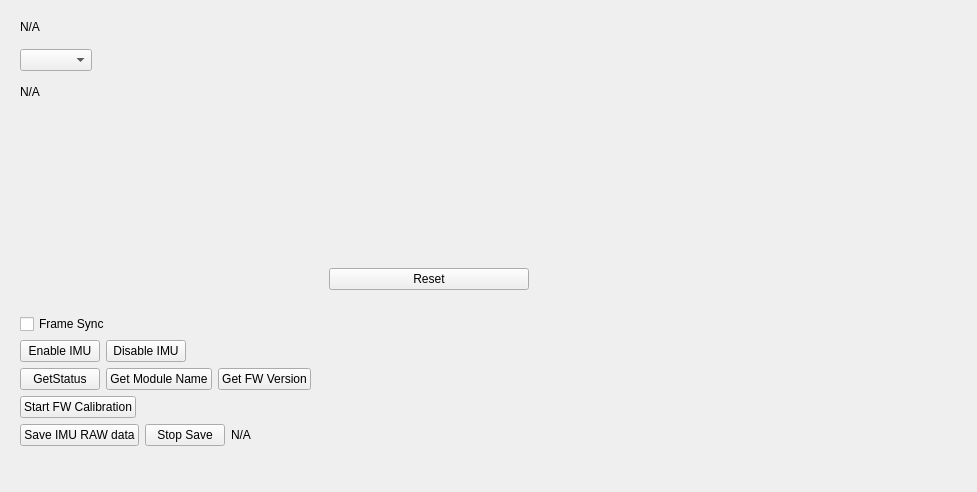
<?xml version="1.0" encoding="UTF-8"?>
<ui version="4.0">
 <class>CVideoDeviceIMUWidget</class>
 <widget class="QWidget" name="CVideoDeviceIMUWidget">
  <property name="geometry">
   <rect>
    <x>0</x>
    <y>0</y>
    <width>977</width>
    <height>492</height>
   </rect>
  </property>
  <property name="sizePolicy">
   <sizepolicy hsizetype="Fixed" vsizetype="Preferred">
    <horstretch>0</horstretch>
    <verstretch>0</verstretch>
   </sizepolicy>
  </property>
  <property name="minimumSize">
   <size>
    <width>977</width>
    <height>0</height>
   </size>
  </property>
  <property name="maximumSize">
   <size>
    <width>977</width>
    <height>16777215</height>
   </size>
  </property>
  <property name="windowTitle">
   <string>Form</string>
  </property>
  <layout class="QVBoxLayout" name="verticalLayout">
   <item>
    <widget class="QWidget" name="widget_imu_information" native="true">
     <property name="sizePolicy">
      <sizepolicy hsizetype="Fixed" vsizetype="Fixed">
       <horstretch>0</horstretch>
       <verstretch>0</verstretch>
      </sizepolicy>
     </property>
     <property name="font">
      <font>
       <pointsize>9</pointsize>
      </font>
     </property>
     <layout class="QHBoxLayout" name="horizontalLayout_3">
      <item>
       <widget class="QLabel" name="label_content_imu_information">
        <property name="sizePolicy">
         <sizepolicy hsizetype="Fixed" vsizetype="Fixed">
          <horstretch>0</horstretch>
          <verstretch>0</verstretch>
         </sizepolicy>
        </property>
        <property name="font">
         <font>
          <pointsize>9</pointsize>
         </font>
        </property>
        <property name="text">
         <string>N/A</string>
        </property>
       </widget>
      </item>
     </layout>
    </widget>
   </item>
   <item>
    <widget class="QWidget" name="widget_imu_data" native="true">
     <property name="sizePolicy">
      <sizepolicy hsizetype="Fixed" vsizetype="Fixed">
       <horstretch>0</horstretch>
       <verstretch>0</verstretch>
      </sizepolicy>
     </property>
     <property name="minimumSize">
      <size>
       <width>959</width>
       <height>250</height>
      </size>
     </property>
     <property name="maximumSize">
      <size>
       <width>959</width>
       <height>250</height>
      </size>
     </property>
     <property name="font">
      <font>
       <pointsize>9</pointsize>
      </font>
     </property>
     <layout class="QVBoxLayout" name="verticalLayout_2">
      <property name="spacing">
       <number>0</number>
      </property>
      <property name="leftMargin">
       <number>9</number>
      </property>
      <property name="topMargin">
       <number>0</number>
      </property>
      <property name="rightMargin">
       <number>0</number>
      </property>
      <property name="bottomMargin">
       <number>0</number>
      </property>
      <item>
       <widget class="QWidget" name="widget_imu_data_option" native="true">
        <property name="sizePolicy">
         <sizepolicy hsizetype="Fixed" vsizetype="Fixed">
          <horstretch>0</horstretch>
          <verstretch>0</verstretch>
         </sizepolicy>
        </property>
        <property name="minimumSize">
         <size>
          <width>977</width>
          <height>0</height>
         </size>
        </property>
        <layout class="QVBoxLayout" name="verticalLayout_4">
         <property name="spacing">
          <number>0</number>
         </property>
         <property name="leftMargin">
          <number>0</number>
         </property>
         <property name="topMargin">
          <number>0</number>
         </property>
         <property name="rightMargin">
          <number>0</number>
         </property>
         <property name="bottomMargin">
          <number>0</number>
         </property>
         <item>
          <widget class="QComboBox" name="comboBox_imu_data_option">
           <property name="sizePolicy">
            <sizepolicy hsizetype="Fixed" vsizetype="Fixed">
             <horstretch>0</horstretch>
             <verstretch>0</verstretch>
            </sizepolicy>
           </property>
           <property name="font">
            <font>
             <pointsize>9</pointsize>
            </font>
           </property>
          </widget>
         </item>
        </layout>
       </widget>
      </item>
      <item>
       <widget class="QWidget" name="widget_imu_data_result" native="true">
        <property name="sizePolicy">
         <sizepolicy hsizetype="Fixed" vsizetype="Preferred">
          <horstretch>0</horstretch>
          <verstretch>0</verstretch>
         </sizepolicy>
        </property>
        <property name="minimumSize">
         <size>
          <width>977</width>
          <height>0</height>
         </size>
        </property>
        <property name="maximumSize">
         <size>
          <width>977</width>
          <height>16777215</height>
         </size>
        </property>
        <layout class="QHBoxLayout" name="horizontalLayout_6">
         <property name="spacing">
          <number>0</number>
         </property>
         <property name="leftMargin">
          <number>0</number>
         </property>
         <property name="topMargin">
          <number>0</number>
         </property>
         <property name="rightMargin">
          <number>0</number>
         </property>
         <property name="bottomMargin">
          <number>0</number>
         </property>
         <item>
          <widget class="QLabel" name="label_content_imu_data">
           <property name="sizePolicy">
            <sizepolicy hsizetype="Fixed" vsizetype="Fixed">
             <horstretch>0</horstretch>
             <verstretch>0</verstretch>
            </sizepolicy>
           </property>
           <property name="minimumSize">
            <size>
             <width>300</width>
             <height>200</height>
            </size>
           </property>
           <property name="maximumSize">
            <size>
             <width>300</width>
             <height>200</height>
            </size>
           </property>
           <property name="sizeIncrement">
            <size>
             <width>0</width>
             <height>0</height>
            </size>
           </property>
           <property name="font">
            <font>
             <pointsize>9</pointsize>
            </font>
           </property>
           <property name="text">
            <string>N/A</string>
           </property>
           <property name="alignment">
            <set>Qt::AlignLeading|Qt::AlignLeft|Qt::AlignTop</set>
           </property>
          </widget>
         </item>
         <item>
          <widget class="QWidget" name="widget_imu_data_3d_container" native="true">
           <layout class="QVBoxLayout" name="verticalLayout_5">
            <item>
             <widget class="QWidget" name="widget_imu_data_3d" native="true">
              <property name="sizePolicy">
               <sizepolicy hsizetype="Fixed" vsizetype="Fixed">
                <horstretch>0</horstretch>
                <verstretch>0</verstretch>
               </sizepolicy>
              </property>
              <property name="minimumSize">
               <size>
                <width>200</width>
                <height>200</height>
               </size>
              </property>
              <property name="maximumSize">
               <size>
                <width>200</width>
                <height>200</height>
               </size>
              </property>
              <layout class="QHBoxLayout" name="horizontalLayout_7"/>
             </widget>
            </item>
            <item>
             <widget class="QWidget" name="widget_imu_data_3d_reset" native="true">
              <layout class="QHBoxLayout" name="horizontalLayout_9">
               <property name="spacing">
                <number>0</number>
               </property>
               <property name="leftMargin">
                <number>0</number>
               </property>
               <property name="topMargin">
                <number>0</number>
               </property>
               <property name="rightMargin">
                <number>0</number>
               </property>
               <property name="bottomMargin">
                <number>0</number>
               </property>
               <item>
                <widget class="QPushButton" name="pushButton_imu_data_3d_reset">
                 <property name="text">
                  <string>Reset</string>
                 </property>
                </widget>
               </item>
              </layout>
             </widget>
            </item>
           </layout>
          </widget>
         </item>
         <item>
          <spacer name="horizontalSpacer">
           <property name="orientation">
            <enum>Qt::Horizontal</enum>
           </property>
           <property name="sizeHint" stdset="0">
            <size>
             <width>40</width>
             <height>20</height>
            </size>
           </property>
          </spacer>
         </item>
        </layout>
       </widget>
      </item>
     </layout>
    </widget>
   </item>
   <item>
    <widget class="QWidget" name="widget_imu_button" native="true">
     <property name="sizePolicy">
      <sizepolicy hsizetype="Fixed" vsizetype="Fixed">
       <horstretch>0</horstretch>
       <verstretch>0</verstretch>
      </sizepolicy>
     </property>
     <property name="font">
      <font>
       <pointsize>9</pointsize>
      </font>
     </property>
     <layout class="QVBoxLayout" name="verticalLayout_3">
      <item>
       <widget class="QWidget" name="widget_frame_sync" native="true">
        <layout class="QHBoxLayout" name="horizontalLayout_8">
         <property name="leftMargin">
          <number>0</number>
         </property>
         <property name="topMargin">
          <number>0</number>
         </property>
         <property name="rightMargin">
          <number>0</number>
         </property>
         <property name="bottomMargin">
          <number>0</number>
         </property>
         <item>
          <widget class="QCheckBox" name="checkBox_frame_sync">
           <property name="text">
            <string>Frame Sync</string>
           </property>
          </widget>
         </item>
        </layout>
       </widget>
      </item>
      <item>
       <widget class="QWidget" name="widget_enable_imu" native="true">
        <property name="sizePolicy">
         <sizepolicy hsizetype="Fixed" vsizetype="Fixed">
          <horstretch>0</horstretch>
          <verstretch>0</verstretch>
         </sizepolicy>
        </property>
        <property name="font">
         <font>
          <pointsize>9</pointsize>
         </font>
        </property>
        <layout class="QHBoxLayout" name="horizontalLayout">
         <property name="leftMargin">
          <number>0</number>
         </property>
         <property name="topMargin">
          <number>0</number>
         </property>
         <property name="rightMargin">
          <number>0</number>
         </property>
         <property name="bottomMargin">
          <number>0</number>
         </property>
         <item>
          <widget class="QPushButton" name="pushButton_enable_imu">
           <property name="sizePolicy">
            <sizepolicy hsizetype="Fixed" vsizetype="Fixed">
             <horstretch>0</horstretch>
             <verstretch>0</verstretch>
            </sizepolicy>
           </property>
           <property name="font">
            <font>
             <pointsize>9</pointsize>
            </font>
           </property>
           <property name="text">
            <string>Enable IMU</string>
           </property>
          </widget>
         </item>
         <item>
          <widget class="QPushButton" name="pushButton_disable_imu">
           <property name="sizePolicy">
            <sizepolicy hsizetype="Fixed" vsizetype="Fixed">
             <horstretch>0</horstretch>
             <verstretch>0</verstretch>
            </sizepolicy>
           </property>
           <property name="font">
            <font>
             <pointsize>9</pointsize>
            </font>
           </property>
           <property name="text">
            <string>Disable IMU</string>
           </property>
          </widget>
         </item>
        </layout>
       </widget>
      </item>
      <item>
       <widget class="QWidget" name="widget_get_info_button" native="true">
        <property name="sizePolicy">
         <sizepolicy hsizetype="Fixed" vsizetype="Fixed">
          <horstretch>0</horstretch>
          <verstretch>0</verstretch>
         </sizepolicy>
        </property>
        <property name="font">
         <font>
          <pointsize>9</pointsize>
         </font>
        </property>
        <layout class="QHBoxLayout" name="horizontalLayout_2">
         <property name="leftMargin">
          <number>0</number>
         </property>
         <property name="topMargin">
          <number>0</number>
         </property>
         <property name="rightMargin">
          <number>0</number>
         </property>
         <property name="bottomMargin">
          <number>0</number>
         </property>
         <item>
          <widget class="QPushButton" name="pushButton_get_status">
           <property name="sizePolicy">
            <sizepolicy hsizetype="Fixed" vsizetype="Fixed">
             <horstretch>0</horstretch>
             <verstretch>0</verstretch>
            </sizepolicy>
           </property>
           <property name="font">
            <font>
             <pointsize>9</pointsize>
            </font>
           </property>
           <property name="text">
            <string>GetStatus</string>
           </property>
          </widget>
         </item>
         <item>
          <widget class="QPushButton" name="pushButton_get_module_name">
           <property name="sizePolicy">
            <sizepolicy hsizetype="Fixed" vsizetype="Fixed">
             <horstretch>0</horstretch>
             <verstretch>0</verstretch>
            </sizepolicy>
           </property>
           <property name="font">
            <font>
             <pointsize>9</pointsize>
            </font>
           </property>
           <property name="text">
            <string>Get Module Name</string>
           </property>
          </widget>
         </item>
         <item>
          <widget class="QPushButton" name="pushButton_get_fw_version">
           <property name="sizePolicy">
            <sizepolicy hsizetype="Fixed" vsizetype="Fixed">
             <horstretch>0</horstretch>
             <verstretch>0</verstretch>
            </sizepolicy>
           </property>
           <property name="font">
            <font>
             <pointsize>9</pointsize>
            </font>
           </property>
           <property name="text">
            <string>Get FW Version</string>
           </property>
          </widget>
         </item>
        </layout>
       </widget>
      </item>
      <item>
       <widget class="QWidget" name="widget_start_fw_calibration" native="true">
        <property name="sizePolicy">
         <sizepolicy hsizetype="Fixed" vsizetype="Fixed">
          <horstretch>0</horstretch>
          <verstretch>0</verstretch>
         </sizepolicy>
        </property>
        <property name="font">
         <font>
          <pointsize>9</pointsize>
         </font>
        </property>
        <layout class="QHBoxLayout" name="horizontalLayout_5">
         <property name="leftMargin">
          <number>0</number>
         </property>
         <property name="topMargin">
          <number>0</number>
         </property>
         <property name="rightMargin">
          <number>0</number>
         </property>
         <property name="bottomMargin">
          <number>0</number>
         </property>
         <item>
          <widget class="QPushButton" name="pushButton_start_fw_calibration">
           <property name="sizePolicy">
            <sizepolicy hsizetype="Fixed" vsizetype="Fixed">
             <horstretch>0</horstretch>
             <verstretch>0</verstretch>
            </sizepolicy>
           </property>
           <property name="font">
            <font>
             <pointsize>9</pointsize>
            </font>
           </property>
           <property name="text">
            <string>Start FW Calibration</string>
           </property>
          </widget>
         </item>
        </layout>
       </widget>
      </item>
      <item>
       <widget class="QWidget" name="widget_save_imu_raw_data" native="true">
        <property name="sizePolicy">
         <sizepolicy hsizetype="Fixed" vsizetype="Fixed">
          <horstretch>0</horstretch>
          <verstretch>0</verstretch>
         </sizepolicy>
        </property>
        <property name="font">
         <font>
          <pointsize>9</pointsize>
         </font>
        </property>
        <layout class="QHBoxLayout" name="horizontalLayout_4">
         <property name="leftMargin">
          <number>0</number>
         </property>
         <property name="topMargin">
          <number>0</number>
         </property>
         <property name="rightMargin">
          <number>0</number>
         </property>
         <property name="bottomMargin">
          <number>0</number>
         </property>
         <item>
          <widget class="QPushButton" name="pushButton_save_imu_raw_data">
           <property name="sizePolicy">
            <sizepolicy hsizetype="Fixed" vsizetype="Fixed">
             <horstretch>0</horstretch>
             <verstretch>0</verstretch>
            </sizepolicy>
           </property>
           <property name="font">
            <font>
             <pointsize>9</pointsize>
            </font>
           </property>
           <property name="text">
            <string>Save IMU RAW data</string>
           </property>
          </widget>
         </item>
         <item>
          <widget class="QPushButton" name="pushButton_stop_save_imu_raw_data">
           <property name="sizePolicy">
            <sizepolicy hsizetype="Fixed" vsizetype="Fixed">
             <horstretch>0</horstretch>
             <verstretch>0</verstretch>
            </sizepolicy>
           </property>
           <property name="text">
            <string>Stop Save</string>
           </property>
          </widget>
         </item>
         <item>
          <widget class="QLabel" name="label_save_imu_raw_data_info">
           <property name="sizePolicy">
            <sizepolicy hsizetype="Fixed" vsizetype="Fixed">
             <horstretch>0</horstretch>
             <verstretch>0</verstretch>
            </sizepolicy>
           </property>
           <property name="font">
            <font>
             <pointsize>9</pointsize>
            </font>
           </property>
           <property name="text">
            <string>N/A</string>
           </property>
          </widget>
         </item>
        </layout>
       </widget>
      </item>
     </layout>
    </widget>
   </item>
   <item>
    <spacer name="verticalSpacer">
     <property name="font">
      <font>
       <pointsize>9</pointsize>
      </font>
     </property>
     <property name="orientation">
      <enum>Qt::Vertical</enum>
     </property>
     <property name="sizeHint" stdset="0">
      <size>
       <width>20</width>
       <height>40</height>
      </size>
     </property>
    </spacer>
   </item>
  </layout>
 </widget>
 <resources/>
 <connections/>
</ui>
